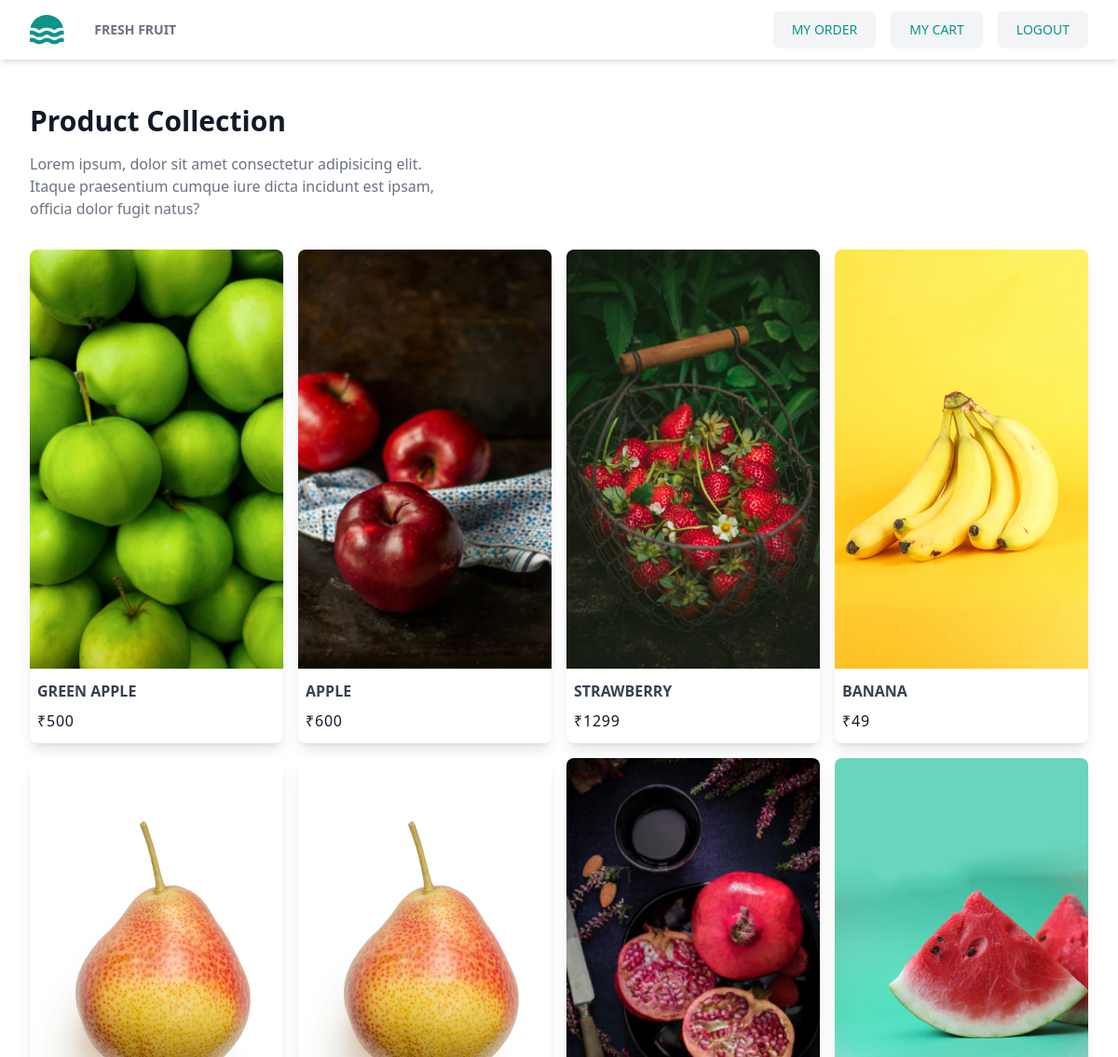
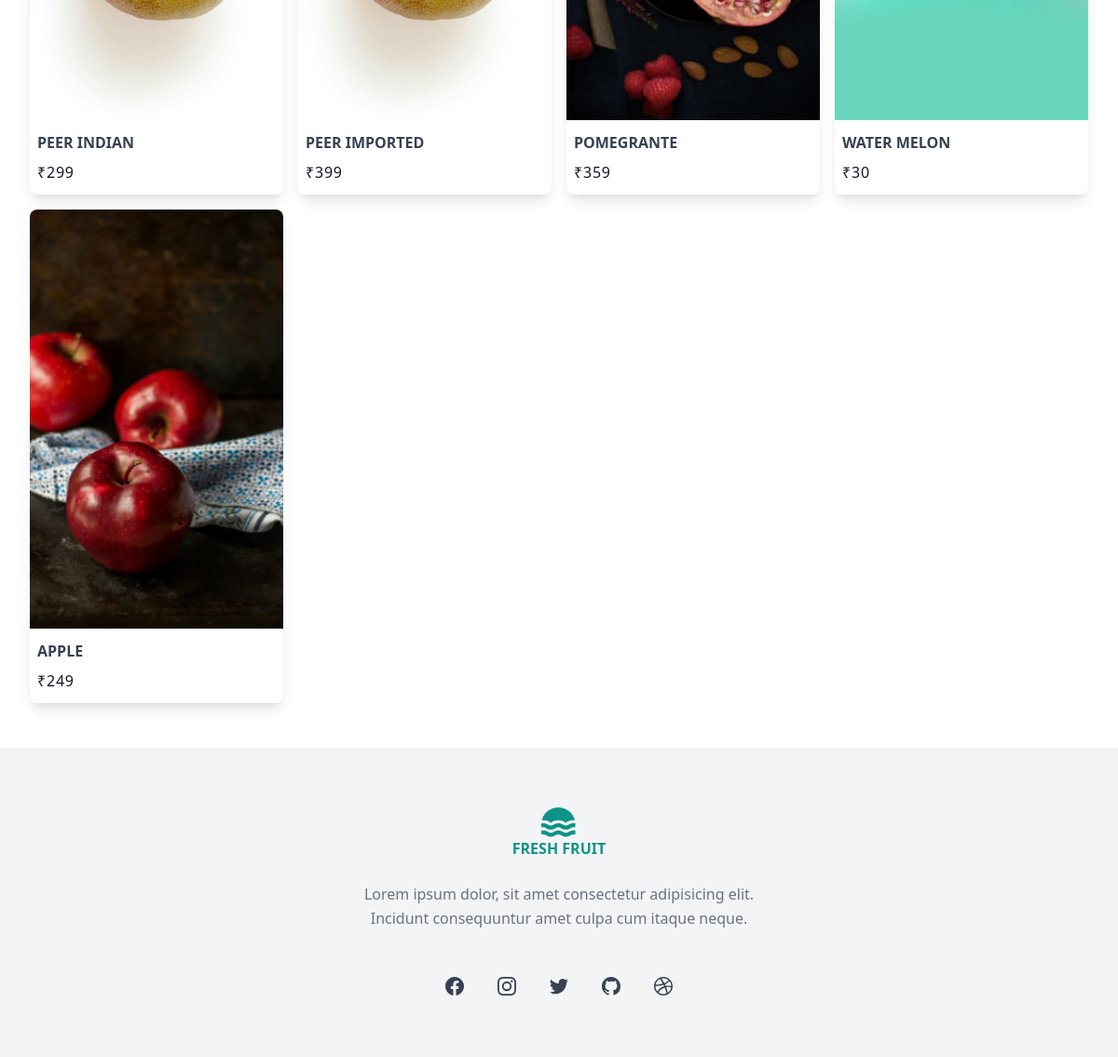
The page /product/list/ on the database its author committed (2 pictures, top to bottom).
### store/models.py (models this page shows, shortened)
class BaseModel(models.Model):
    created_date=models.DateTimeField(auto_now_add=True)
    updated_date=models.DateTimeField(auto_now=True)
    is_active=models.BooleanField(default=True)

class Product(BaseModel):
    title=models.CharField(max_length=200)
    description=models.TextField()
    price=models.PositiveIntegerField()
    picture=models.ImageField(upload_to="product_images",null=True,blank=True)
    Varieties_object=models.ForeignKey(Varieties,on_delete=models.CASCADE,default=None)

### store/views.py (the view)
# urls.py: path("product/list/",views.ProductListView.as_view(),name="products-list"),
class ProductListView(View):
    template_name="index.html"
    def get(self,request,*args,**kwargs):
        qs=Product.objects.all()
        return render(request,self.template_name,{"data":qs})

### store/templates/index.html (shortened to what this page needs)
{%extends 'base.html'%}
{%block main_block%}
    <section>
        <div class="mx-auto max-w-screen-xl px-4 py-8 sm:px-6 sm:py-12 lg:px-8">
          <header>
            <h2 class="text-xl font-bold text-gray-900 sm:text-3xl">Product Collection</h2>
            <p class="mt-4 max-w-md text-gray-500">
              Lorem ipsum, dolor sit amet consectetur adipisicing elit. Itaque praesentium cumque iure
              dicta incidunt est ipsam, officia dolor fugit natus?
            </p>
          </header>
          <ul class="mt-8 grid gap-4 sm:grid-cols-2 lg:grid-cols-4 ">
            {%for p in data%}
            <li>
                <a href="{%url 'product-detail' p.id%}" class="group block overflow-hidden rounded-lg shadow-lg">
                    {%if p.picture%}
                <img
                src="{{p.picture.url}}"
                alt=""
                class="h-[350px] w-full object-cover transition duration-500 group-hover:scale-105 sm:h-[450px]"
              />
                {%else%}
                <img
                src="https://images.unsplash.com/photo-1523381210434-271e8be1f52b?ixlib=rb-1.2.1&ixid=MnwxMjA3fDB8MHxwaG90by1wYWdlfHx8fGVufDB8fHx8&auto=format&fit=crop&w=1770&q=80"
                alt=""
                class="h-[350px] w-full object-cover transition duration-500 group-hover:scale-105 sm:h-[450px]"
              />
                {%endif%}
                <div class="relative bg-white pt-3">
                  <h1 class="text-ld text-gray-700 group-hover:underline group-hover:underline-offset-4 mx-2 font-bold uppercase">
                    {{p.title}}
                  </h1>
                  <p class="mt-2 mx-2 mb-3">
                    <span class="tracking-wider text-gray-900 "> ₹{{p.price}} </span>
                  </p>
                </div>
              </a>
            </li>
            {%endfor%}
          </ul>
        </div>
      </section>
{%endblock%}

### rows shown on the page
Product: picture (picture), title "GREEN APPLE", price "500"
Product: picture (picture), title "APPLE", price "600"
Product: picture (picture), title "STRAWBERRY", price "1299"
Product: picture (picture), title "BANANA", price "49"
Product: picture (picture), title "PEER INDIAN", price "299"
Product: picture (picture), title "PEER IMPORTED", price "399"
Product: picture (picture), title "POMEGRANTE", price "359"
Product: picture (picture), title "WATER MELON", price "30"
Product: picture (picture), title "APPLE", price "249"
